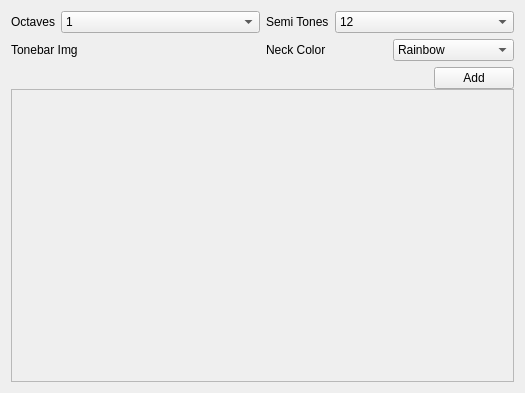
<?xml version="1.0" encoding="UTF-8"?>
<ui version="4.0">
 <class>StringEditor</class>
 <widget class="QWidget" name="StringEditor">
  <property name="geometry">
   <rect>
    <x>0</x>
    <y>0</y>
    <width>525</width>
    <height>393</height>
   </rect>
  </property>
  <property name="windowTitle">
   <string>Window</string>
  </property>
  <layout class="QVBoxLayout" name="verticalLayout_2">
   <item>
    <layout class="QHBoxLayout" name="general_settings">
     <property name="leftMargin">
      <number>0</number>
     </property>
     <property name="topMargin">
      <number>0</number>
     </property>
     <item>
      <layout class="QHBoxLayout" name="octave_layout">
       <property name="topMargin">
        <number>0</number>
       </property>
       <item>
        <widget class="QLabel" name="octave_label">
         <property name="sizePolicy">
          <sizepolicy hsizetype="Fixed" vsizetype="Preferred">
           <horstretch>0</horstretch>
           <verstretch>0</verstretch>
          </sizepolicy>
         </property>
         <property name="text">
          <string>Octaves</string>
         </property>
        </widget>
       </item>
       <item>
        <widget class="QComboBox" name="octave_input">
         <property name="sizePolicy">
          <sizepolicy hsizetype="Preferred" vsizetype="Fixed">
           <horstretch>0</horstretch>
           <verstretch>0</verstretch>
          </sizepolicy>
         </property>
         <item>
          <property name="text">
           <string>1</string>
          </property>
         </item>
         <item>
          <property name="text">
           <string>2</string>
          </property>
         </item>
         <item>
          <property name="text">
           <string>3</string>
          </property>
         </item>
         <item>
          <property name="text">
           <string>4</string>
          </property>
         </item>
        </widget>
       </item>
      </layout>
     </item>
     <item>
      <layout class="QHBoxLayout" name="semitone_layout">
       <item>
        <widget class="QLabel" name="semitone_label">
         <property name="sizePolicy">
          <sizepolicy hsizetype="Fixed" vsizetype="Preferred">
           <horstretch>0</horstretch>
           <verstretch>0</verstretch>
          </sizepolicy>
         </property>
         <property name="text">
          <string>Semi Tones</string>
         </property>
        </widget>
       </item>
       <item>
        <widget class="QComboBox" name="semitone_input">
         <item>
          <property name="text">
           <string>12</string>
          </property>
         </item>
         <item>
          <property name="text">
           <string>11</string>
          </property>
         </item>
         <item>
          <property name="text">
           <string>10</string>
          </property>
         </item>
         <item>
          <property name="text">
           <string>9</string>
          </property>
         </item>
         <item>
          <property name="text">
           <string>8</string>
          </property>
         </item>
         <item>
          <property name="text">
           <string>7</string>
          </property>
         </item>
         <item>
          <property name="text">
           <string>6</string>
          </property>
         </item>
         <item>
          <property name="text">
           <string>5</string>
          </property>
         </item>
         <item>
          <property name="text">
           <string>4</string>
          </property>
         </item>
         <item>
          <property name="text">
           <string>3</string>
          </property>
         </item>
         <item>
          <property name="text">
           <string>2</string>
          </property>
         </item>
         <item>
          <property name="text">
           <string>1</string>
          </property>
         </item>
        </widget>
       </item>
      </layout>
     </item>
    </layout>
   </item>
   <item>
    <layout class="QHBoxLayout" name="horizontalLayout_2">
     <property name="sizeConstraint">
      <enum>QLayout::SetDefaultConstraint</enum>
     </property>
     <property name="topMargin">
      <number>0</number>
     </property>
     <item>
      <layout class="QHBoxLayout" name="horizontalLayout_3">
       <property name="topMargin">
        <number>0</number>
       </property>
       <item>
        <widget class="QLabel" name="label">
         <property name="text">
          <string>Tonebar Img</string>
         </property>
        </widget>
       </item>
       <item>
        <widget class="FileInputWidget" name="tonebar_image_input" native="true"/>
       </item>
      </layout>
     </item>
     <item>
      <layout class="QHBoxLayout" name="horizontalLayout_4">
       <item>
        <widget class="QLabel" name="label_2">
         <property name="text">
          <string>Neck Color</string>
         </property>
        </widget>
       </item>
       <item>
        <widget class="QComboBox" name="comboBox">
         <item>
          <property name="text">
           <string>Rainbow</string>
          </property>
         </item>
         <item>
          <property name="text">
           <string>Piano</string>
          </property>
         </item>
        </widget>
       </item>
      </layout>
     </item>
    </layout>
   </item>
   <item>
    <layout class="QVBoxLayout" name="layout">
     <property name="spacing">
      <number>0</number>
     </property>
     <item>
      <layout class="QHBoxLayout" name="header">
       <item>
        <spacer name="header_spacer">
         <property name="orientation">
          <enum>Qt::Horizontal</enum>
         </property>
         <property name="sizeHint" stdset="0">
          <size>
           <width>40</width>
           <height>20</height>
          </size>
         </property>
        </spacer>
       </item>
       <item>
        <widget class="QPushButton" name="add_btn">
         <property name="text">
          <string>Add</string>
         </property>
        </widget>
       </item>
      </layout>
     </item>
     <item>
      <layout class="QVBoxLayout" name="body">
       <item>
        <widget class="QScrollArea" name="control_scroll_area">
         <property name="widgetResizable">
          <bool>true</bool>
         </property>
         <widget class="QWidget" name="scrollAreaWidgetContents">
          <property name="geometry">
           <rect>
            <x>0</x>
            <y>0</y>
            <width>501</width>
            <height>272</height>
           </rect>
          </property>
          <layout class="QVBoxLayout" name="verticalLayout_3">
           <property name="leftMargin">
            <number>0</number>
           </property>
           <property name="topMargin">
            <number>0</number>
           </property>
           <property name="rightMargin">
            <number>0</number>
           </property>
           <property name="bottomMargin">
            <number>0</number>
           </property>
           <item>
            <layout class="QVBoxLayout" name="strings_content"/>
           </item>
          </layout>
         </widget>
        </widget>
       </item>
      </layout>
     </item>
    </layout>
   </item>
  </layout>
 </widget>
 <layoutdefault spacing="6" margin="11"/>
 <customwidgets>
  <customwidget>
   <class>FileInputWidget</class>
   <extends>QWidget</extends>
   <header location="global">fileinputwidget.h</header>
   <container>1</container>
  </customwidget>
 </customwidgets>
 <resources/>
 <connections/>
</ui>
